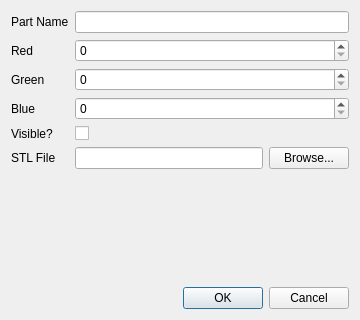
<?xml version="1.0" encoding="UTF-8"?>
<ui version="4.0">
 <class>OptionDialog</class>
 <widget class="QDialog" name="OptionDialog">
  <property name="geometry">
   <rect>
    <x>0</x>
    <y>0</y>
    <width>360</width>
    <height>320</height>
   </rect>
  </property>
  <property name="windowTitle">
   <string>Part Options</string>
  </property>
  <layout class="QVBoxLayout" name="verticalLayout">
   <item>
    <layout class="QFormLayout" name="formLayout">
     <item row="0" column="0">
      <widget class="QLabel" name="label">
       <property name="text">
        <string>Part Name</string>
       </property>
      </widget>
     </item>
     <item row="0" column="1">
      <widget class="QLineEdit" name="nameLineEdit"/>
     </item>
     <item row="1" column="0">
      <widget class="QLabel" name="label_2">
       <property name="text">
        <string>Red</string>
       </property>
      </widget>
     </item>
     <item row="1" column="1">
      <widget class="QSpinBox" name="rSpinBox">
       <property name="maximum">
        <number>255</number>
       </property>
      </widget>
     </item>
     <item row="2" column="0">
      <widget class="QLabel" name="label_3">
       <property name="text">
        <string>Green</string>
       </property>
      </widget>
     </item>
     <item row="2" column="1">
      <widget class="QSpinBox" name="gSpinBox">
       <property name="maximum">
        <number>255</number>
       </property>
      </widget>
     </item>
     <item row="3" column="0">
      <widget class="QLabel" name="label_4">
       <property name="text">
        <string>Blue</string>
       </property>
      </widget>
     </item>
     <item row="3" column="1">
      <widget class="QSpinBox" name="bSpinBox">
       <property name="maximum">
        <number>255</number>
       </property>
      </widget>
     </item>
     <item row="4" column="0">
      <widget class="QLabel" name="label_5">
       <property name="text">
        <string>Visible?</string>
       </property>
      </widget>
     </item>
     <item row="4" column="1">
      <widget class="QCheckBox" name="visibleCheckBox"/>
     </item>
     <item row="5" column="0">
      <widget class="QLabel" name="label_6">
       <property name="text">
        <string>STL File</string>
       </property>
      </widget>
     </item>
     <item row="5" column="1">
      <layout class="QHBoxLayout" name="horizontalLayout">
       <item>
        <widget class="QLineEdit" name="stlLineEdit"/>
       </item>
       <item>
        <widget class="QPushButton" name="browseButton">
         <property name="text">
          <string>Browse...</string>
         </property>
        </widget>
       </item>
      </layout>
     </item>
    </layout>
   </item>
   <item>
    <widget class="QDialogButtonBox" name="buttonBox">
     <property name="orientation">
      <enum>Qt::Orientation::Horizontal</enum>
     </property>
     <property name="standardButtons">
      <set>QDialogButtonBox::StandardButton::Cancel|QDialogButtonBox::StandardButton::Ok</set>
     </property>
    </widget>
   </item>
  </layout>
 </widget>
 <resources/>
 <connections>
  <connection>
   <sender>buttonBox</sender>
   <signal>accepted()</signal>
   <receiver>OptionDialog</receiver>
   <slot>accept()</slot>
   <hints>
    <hint type="sourcelabel">
     <x>248</x>
     <y>254</y>
    </hint>
    <hint type="destinationlabel">
     <x>157</x>
     <y>274</y>
    </hint>
   </hints>
  </connection>
  <connection>
   <sender>buttonBox</sender>
   <signal>rejected()</signal>
   <receiver>OptionDialog</receiver>
   <slot>reject()</slot>
   <hints>
    <hint type="sourcelabel">
     <x>316</x>
     <y>260</y>
    </hint>
    <hint type="destinationlabel">
     <x>286</x>
     <y>274</y>
    </hint>
   </hints>
  </connection>
 </connections>
</ui>
